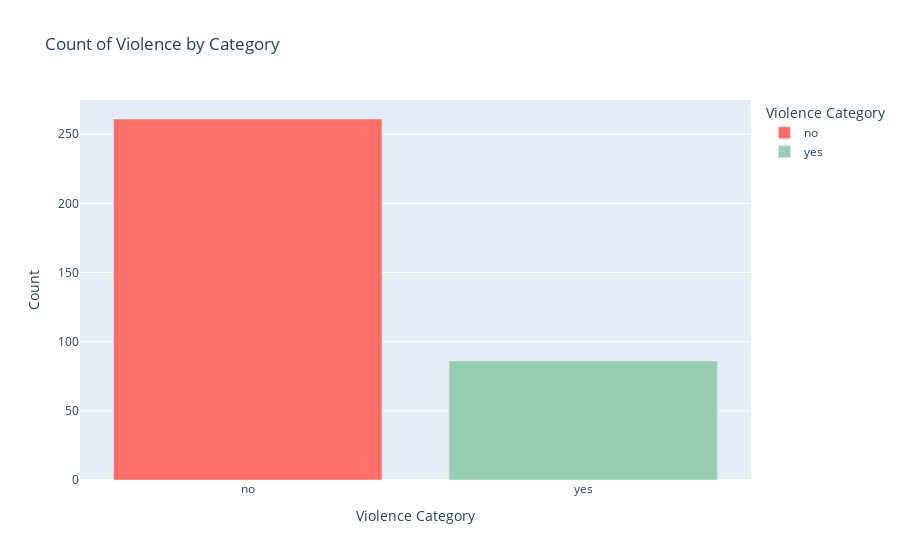

The notebook cell saved with this chart:
### Markdown cell above
**Insight**: Age Distribution

- The majority of the participants are between the ages of 20 to 40 years.
- The highest count falls within the 20-29 age range, making younger women more represented in this dataset.
- The number of participants sharply declines after 40, indicating fewer older women in the study, with very few participants above the age of 60.

Conclusion: The age distribution could suggest that younger women are more likely to be included in domestic violence studies or reports, which could reflect either a reporting bias or the fact that younger women are more vulnerable or accessible for data collection.


**Insight**: income Distribution

- A large portion of the population has an income at or close to 0, indicating a significant level of unemployment or financial dependency.
- Very few participants earn above 5k, highlighting economic vulnerability among the women in the dataset.

Conclusion: This income distribution reflects the socio-economic challenges faced by many women in rural or developing areas. Low income could be a contributing factor to domestic violence, as financial dependency often limits the ability of women to leave abusive environments.

### Code cell
#3. Count occurrences of each category in the 'violence' column
violence_count = df_copy['violence'].value_counts().reset_index()
violence_count.columns = ['violence', 'count']

# Create an interactive bar chart
fig = px.bar(violence_count, 
             x='violence', 
             y='count', 
             color='violence',
             title='Count of Violence by Category',
             labels={'violence': 'Violence Category', 'count': 'Count'},
             color_discrete_sequence=['#ff6f69', '#96ceb4'])

# Show the plot
fig.show()

### Figure 1 — Plotly figure (JSON) as saved in the notebook; plotly's stock layout.template omitted (floating-point values rounded to 4 significant figures)
{"data": [{"alignmentgroup": "True", "hovertemplate": "Violence Category=%{x}<br>Count=%{y}<extra></extra>", "legendgroup": "no", "marker": {"color": "#ff6f69", "pattern": {"shape": ""}}, "name": "no", "offsetgroup": "no", "orientation": "v", "showlegend": true, "textposition": "auto", "type": "bar", "x": ["no"], "xaxis": "x", "y": [261], "yaxis": "y"}, {"alignmentgroup": "True", "hovertemplate": "Violence Category=%{x}<br>Count=%{y}<extra></extra>", "legendgroup": "yes", "marker": {"color": "#96ceb4", "pattern": {"shape": ""}}, "name": "yes", "offsetgroup": "yes", "orientation": "v", "showlegend": true, "textposition": "auto", "type": "bar", "x": ["yes"], "xaxis": "x", "y": [86], "yaxis": "y"}], "layout": {"barmode": "relative", "legend": {"title": {"text": "Violence Category"}, "tracegroupgap": 0}, "title": {"text": "Count of Violence by Category"}, "xaxis": {"anchor": "y", "categoryarray": ["no", "yes"], "categoryorder": "array", "domain": [0, 1], "title": {"text": "Violence Category"}}, "yaxis": {"anchor": "x", "domain": [0, 1], "title": {"text": "Count"}}}}
